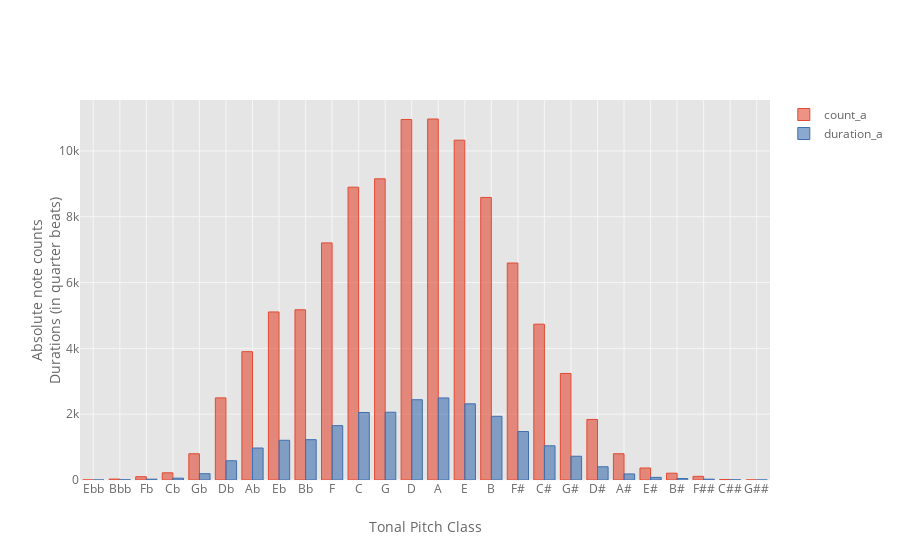

Notebook cell for this chart:
### Code cell
tpc_distribution[['count_a', 'duration_a']].iplot('bar', xTitle='Tonal Pitch Class', yTitle='Absolute note counts<br>Durations (in quarter beats)')

### Figure 1 — Plotly figure (JSON) as saved in the notebook; plotly's stock layout.template omitted (floating-point values rounded to 4 significant figures)
{"data": [{"marker": {"color": "rgba(226, 74, 51, 0.6)", "line": {"color": "rgba(226, 74, 51, 1.0)", "width": 1}}, "name": "count_a", "orientation": "v", "text": "", "type": "bar", "uid": "95afc8f3-2323-435b-8d4e-c39ddcb37bcc", "x": ["Ebb", "Bbb", "Fb", "Cb", "Gb", "Db", "Ab", "Eb", "Bb", "F", "C", "G", "D", "A", "E", "B", "F#", "C#", "G#", "D#", "A#", "E#", "B#", "F##", "C##", "G##"], "y": [2, 28, 100, 219, 798, 2495, 3900, 5106, 5173, 7205, 8897, 9152, 10954, 10969, 10325, 8585, 6593, 4734, 3237, 1839, 798, 365, 207, 111, 16, 2]}, {"marker": {"color": "rgba(62, 111, 176, 0.6)", "line": {"color": "rgba(62, 111, 176, 1.0)", "width": 1}}, "name": "duration_a", "orientation": "v", "text": "", "type": "bar", "uid": "bb2b4432-32f6-4365-b883-71aca79bc073", "x": ["Ebb", "Bbb", "Fb", "Cb", "Gb", "Db", "Ab", "Eb", "Bb", "F", "C", "G", "D", "A", "E", "B", "F#", "C#", "G#", "D#", "A#", "E#", "B#", "F##", "C##", "G##"], "y": [0.5, 5.688, 25, 56.03, 191.4, 585.1, 971.5, 1207.0, 1226.0, 1651.0, 2052.0, 2059.0, 2439.0, 2493.0, 2314.0, 1935.0, 1473.0, 1039, 721.9, 402.6, 184.1, 79.48, 45.19, 24.83, 4.75, 0.25]}], "layout": {"autosize": true, "legend": {"bgcolor": "#FFFFFF", "font": {"color": "#666666"}}, "paper_bgcolor": "#FFFFFF", "plot_bgcolor": "#E5E5E5", "title": {"font": {"color": "#151516"}}, "xaxis": {"autorange": true, "gridcolor": "#F6F6F6", "range": [-0.5, 25.5], "showgrid": true, "tickfont": {"color": "#666666"}, "title": {"font": {"color": "#666666"}, "text": "Tonal Pitch Class"}, "type": "category", "zerolinecolor": "#F6F6F6"}, "yaxis": {"autorange": true, "gridcolor": "#F6F6F6", "range": [0, 11550.0], "showgrid": true, "tickfont": {"color": "#666666"}, "title": {"font": {"color": "#666666"}, "text": "Absolute note counts<br>Durations (in quarter beats)"}, "type": "linear", "zerolinecolor": "#F6F6F6"}}}
